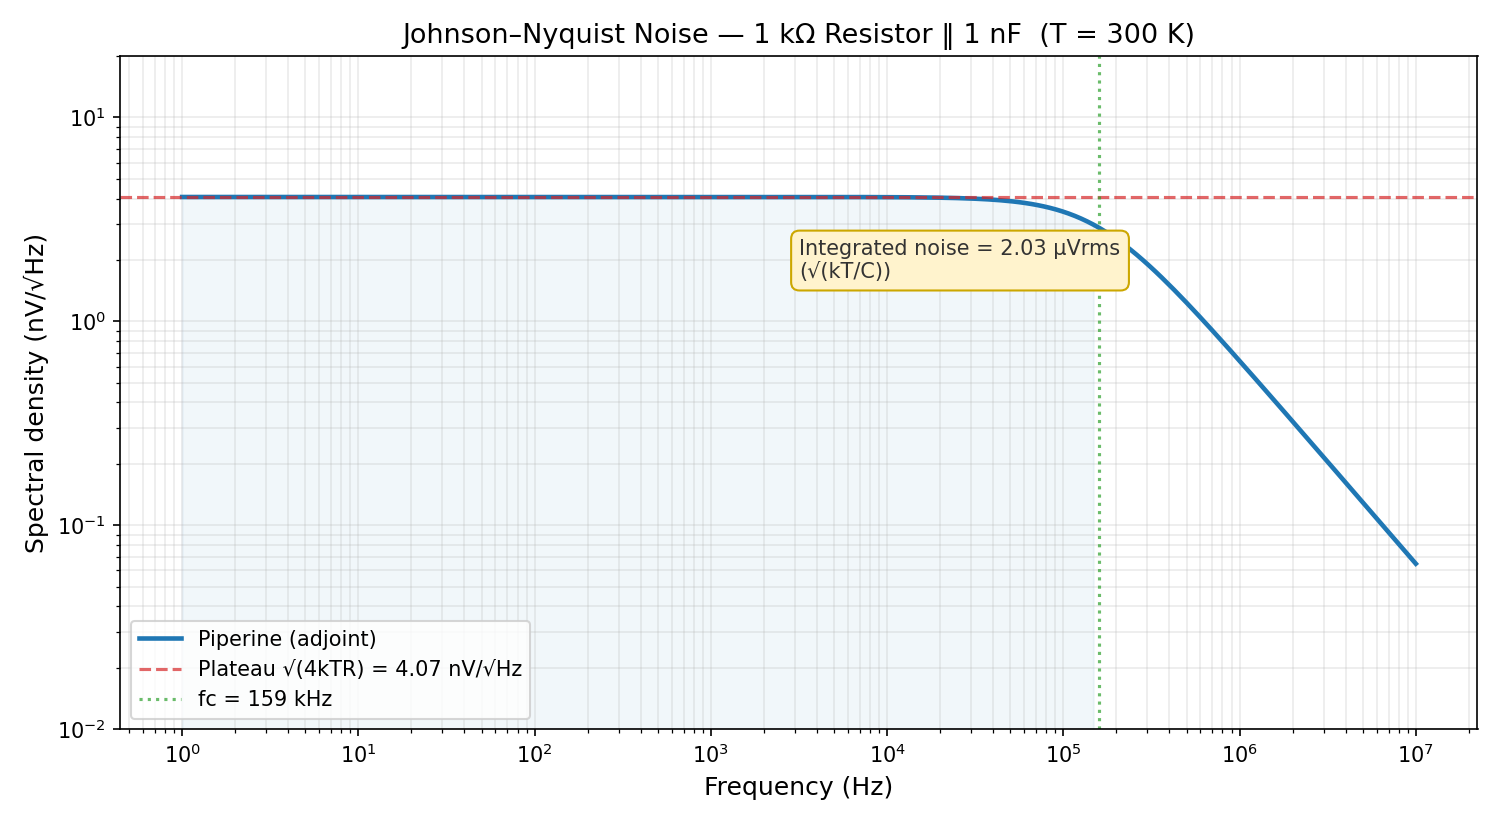

Generate this figure with Python:
import os, sys, math, piperine
import matplotlib
matplotlib.use("Agg")
import matplotlib.pyplot as plt
import numpy as np

P = os.path.join(os.path.dirname(__file__), "08_johnson_noise.vams")
m = piperine.load(P).module("NoiseCell")

# R=1k, C=1n, T=300K.  Plateau 4kTR ≈ 1.657e-17 V²/Hz (4.07 nV/√Hz),
# corner fc = 1/(2π·R·C) ≈ 159 kHz, integrated RMS = √(kT/C) ≈ 2.03 µV.
n = m.noise(piperine.NoiseConfig(out="out", fstart=1.0, fstop=1e7, points=200))
psd = n.psd()                       # V²/Hz waveform over frequency
freqs = np.array(psd.axis)
psd_v2 = np.array(psd.values)       # V²/Hz
psd_vrthz = np.sqrt(psd_v2)         # V/√Hz
total_rms = n.total()               # V (RMS)

FC = 1.0 / (2 * math.pi * 1e3 * 1e-9)
PLATEAU = math.sqrt(1.657e-17)

# ── PNG (log-log, nV/√Hz) ────────────────────────────────────────────────
fig, ax = plt.subplots(figsize=(10, 5.5))
ax.loglog(freqs, psd_vrthz * 1e9, linewidth=2.2, color="#1f77b4", label="Piperine (adjoint)")
ax.axhline(PLATEAU * 1e9, color="#d62728", linestyle="--", alpha=0.7,
           label=f"Plateau √(4kTR) = {PLATEAU*1e9:.2f} nV/√Hz")
ax.axvline(FC, color="#2ca02c", linestyle=":", alpha=0.7, label=f"fc = {FC/1e3:.0f} kHz")
ax.fill_between(freqs, 1e-3, psd_vrthz * 1e9, where=(freqs <= FC), alpha=0.06, color="#1f77b4")
ax.annotate(f"Integrated noise = {total_rms*1e6:.2f} µVrms\n(√(kT/C))",
            xy=(FC*0.02, PLATEAU*1e9*0.4), fontsize=10, color="#333333",
            bbox=dict(boxstyle="round,pad=0.4", fc="#fff3cd", ec="#cca700"))
ax.set_xlabel("Frequency (Hz)", fontsize=12)
ax.set_ylabel("Spectral density (nV/√Hz)", fontsize=12)
ax.set_title("Johnson–Nyquist Noise — 1 kΩ Resistor ‖ 1 nF  (T = 300 K)", fontsize=13)
ax.legend(loc="lower left", fontsize=10)
ax.set_ylim(0.01, 20)
ax.grid(True, which="both", alpha=0.25)
fig.tight_layout()
out = os.path.join(os.path.dirname(__file__), "08_johnson_noise_plot.png")
fig.savefig(out, dpi=150)
print(f"Plot saved to {out}\n")

# ── ASCII log-log plot in the terminal ───────────────────────────────────
print("Johnson noise — PSD (nV/√Hz) vs freq (log)   █ = Piperine   ┊ = √(4kTR)")
print("─" * 72)
W = 60
def bar(v):
    # log scale 0.01 .. 20 nV/√Hz  → 0..W
    lo, hi = math.log10(0.01), math.log10(20.0)
    x = (math.log10(max(v, 1e-12)) - lo) / (hi - lo)
    return max(0, min(W, int(round(x * W))))
for i in range(0, len(freqs), 8):
    f = freqs[i]
    v = psd_vrthz[i] * 1e9
    line = "█" * bar(v)
    marker = " ┊ plateau" if abs(math.log10(v) - math.log10(PLATEAU*1e9)) < 0.15 else ""
    print(f"{f:>10.0f} Hz │{line:<{W}}│ {v:6.2f} nV/√Hz{marker}")
print("─" * 72)
print(f"  Plateau √(4kTR) = {PLATEAU*1e9:.2f} nV/√Hz   |   fc = {FC/1e3:.0f} kHz")
print(f"  Integrated noise = {total_rms*1e6:.3f} µVrms   (theoretical √(kT/C) = {math.sqrt(1.38e-23*300/1e-9)*1e6:.3f} µV)")
sys.stdout.flush()
